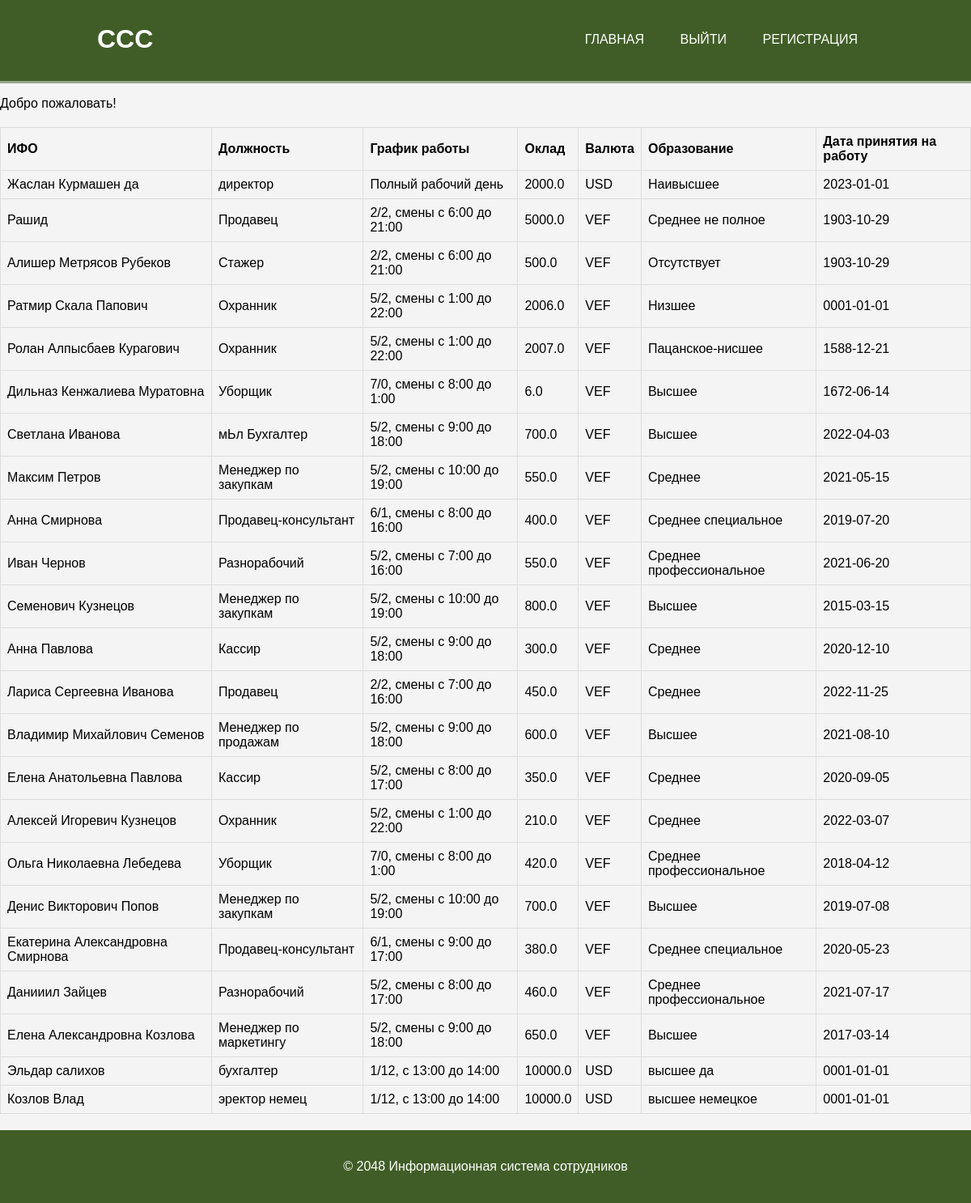
Screenshot of / (signed in) with the database file from the repository.
### server.py (models this page shows)
class Employee(db.Model):
    id = db.Column(db.Integer, primary_key=True)
    username = db.Column(db.String(100), unique=True)
    password = db.Column(db.String(50))
    full_name = db.Column(db.String(100))
    position = db.Column(db.String(50))
    work_schedule = db.Column(db.String(50))
    salary = db.Column(db.Float)
    currency = db.Column(db.String(50))
    education = db.Column(db.String(100))
    start_date = db.Column(db.Date)
    is_admin = db.Column(db.Boolean, default=False)

class AdminEmployee(Employee):
    def __init__(self, **kwargs):
        super().__init__(**kwargs)
        self.is_admin = True

### server.py (the view)
@app.route('/')
def index():
    employees = Employee.query.all()
    is_admin = 'logged_in' in session and session['logged_in'] and session['username'] == 'AL0'
    return render_template('index.html', employees=employees, is_admin=is_admin)

### templates/index.html (shortened to what this page needs)
<!DOCTYPE html>
<html lang="en">
<head>
    <link href="{{ url_for('static', filename='css/rviain.css') }}" rel="stylesheet" type="text/css">
</head>
<body>
  <header>
    <div class="container">
        <div id="branding">
            <h1>CCC</h1>
        </div>
        <nav>
            <ul>
                <li><a href="/">Главная</a></li>
                {% if 'logged_in' in session %}
                    <li><a href="{{ url_for('logout') }}">Выйти</a></li>
                    <li><a href="/add_employee">Регистрация</a></li>
                {% else %}
                    <li><a href="/login">Войти</a></li>
                {% endif %}
            </ul>
        </nav>
    </div>
</header>
{% if 'logged_in' in session %}
        <p>Добро пожаловать!</p>
<table id="employeeTable">
    <thead>
        <tr>
            <th>ИФО</th>
            <th>Должность</th>
            <th>График работы</th>
            <th>Оклад</th>
            <th>Валюта</th>
            <th>Образование</th>
            <th>Дата принятия на работу</th>
        </tr>
    </thead>
    <tbody>
        {% for employee in employees %}
            <tr>
                <td>{{ employee.full_name }}</td>
                <td>{{ employee.position }}</td>
                <td>{{ employee.work_schedule }}</td>
                <td>{{ employee.salary }}</td>
                <td>{{ employee.currency}}</td>
                <td>{{ employee.education }}</td>
                <td>{{ employee.start_date }}</td>
            </tr>
        {% endfor %}
    </tbody>
</table>
{% else %}
    <p>Войдите в аккаунт, чтобы увидеть содержимое.</p>
{% endif %}
  <footer>
    <p>&copy; 2048 Информационная система сотрудников</p>
  </footer>
</body>
</html>

### static/css/rviain.css (style rules this page uses)
body { font-family: Arial, sans-serif; background-color: #f4f4f4; margin: 0; padding: 0; }
.container { width: 80%; margin: auto; overflow: hidden; }
header { background: #405D27; color: #ffffff; padding-top: 30px; min-height: 70px; border-bottom: #94A88A 3px solid; }
header #branding { float: left; }
header #branding h1 { margin: 0; }
header nav { float: right; margin-top: 10px; }
header nav ul { margin: 0; padding: 0; list-style: none; }
header nav ul li { display: inline; margin: 0 20px 0 20px; }
header nav ul li a { color: #ffffff; text-decoration: none; text-transform: uppercase; }
footer { text-align: center; padding: 20px; background: #405D27; color: #ffffff; margin-top: 20px; clear: both; }
table { width: 100%; border-collapse: collapse; margin-top: 20px; }
th, td { border: 1px solid #ddd; padding: 8px; text-align: left; }

### rows the page displays
AdminEmployee: full_name "Жаслан Курмашен да", position "директор", work_schedule "Полный рабочий день", salary "2000.0", currency "USD", education "Наивысшее", start_date "2023-01-01"
AdminEmployee: full_name "Рашид", position "Продавец", work_schedule "2/2, смены с 6:00 до 21:00", salary "5000.0", currency "VEF", education "Среднее не полное", start_date "1903-10-29"
AdminEmployee: full_name "Алишер Метрясов Рубеков", position "Стажер", work_schedule "2/2, смены с 6:00 до 21:00", salary "500.0", currency "VEF", education "Отсутствует", start_date "1903-10-29"
AdminEmployee: full_name "Ратмир Скала Папович", position "Охранник", work_schedule "5/2, смены с 1:00 до 22:00", salary "2006.0", currency "VEF", education "Низшее", start_date "0001-01-01"
AdminEmployee: full_name "Ролан Алпысбаев Курагович", position "Охранник", work_schedule "5/2, смены с 1:00 до 22:00", salary "2007.0", currency "VEF", education "Пацанское-нисшее", start_date "1588-12-21"
AdminEmployee: full_name "Дильназ Кенжалиева Муратовна", position "Уборщик", work_schedule "7/0, смены с 8:00 до 1:00", salary "6.0", currency "VEF", education "Высшее", start_date "1672-06-14"
AdminEmployee: full_name "Светлана Иванова", position "мЬл Бухгалтер", work_schedule "5/2, смены с 9:00 до 18:00", salary "700.0", currency "VEF", education "Высшее", start_date "2022-04-03"
AdminEmployee: full_name "Максим Петров", position "Менеджер по закупкам", work_schedule "5/2, смены с 10:00 до 19:00", salary "550.0", currency "VEF", education "Среднее", start_date "2021-05-15"
AdminEmployee: full_name "Анна Смирнова", position "Продавец-консультант", work_schedule "6/1, смены с 8:00 до 16:00", salary "400.0", currency "VEF", education "Среднее специальное", start_date "2019-07-20"
AdminEmployee: full_name "Иван Чернов", position "Разнорабочий", work_schedule "5/2, смены с 7:00 до 16:00", salary "550.0", currency "VEF", education "Среднее профессиональное", start_date "2021-06-20"
AdminEmployee: full_name "Семенович Кузнецов", position "Менеджер по закупкам", work_schedule "5/2, смены с 10:00 до 19:00", salary "800.0", currency "VEF", education "Высшее", start_date "2015-03-15"
AdminEmployee: full_name "Анна Павлова", position "Кассир", work_schedule "5/2, смены с 9:00 до 18:00", salary "300.0", currency "VEF", education "Среднее", start_date "2020-12-10"
AdminEmployee: full_name "Лариса Сергеевна Иванова", position "Продавец", work_schedule "2/2, смены с 7:00 до 16:00", salary "450.0", currency "VEF", education "Среднее", start_date "2022-11-25"
AdminEmployee: full_name "Владимир Михайлович Семенов", position "Менеджер по продажам", work_schedule "5/2, смены с 9:00 до 18:00", salary "600.0", currency "VEF", education "Высшее", start_date "2021-08-10"
AdminEmployee: full_name "Елена Анатольевна Павлова", position "Кассир", work_schedule "5/2, смены с 8:00 до 17:00", salary "350.0", currency "VEF", education "Среднее", start_date "2020-09-05"
AdminEmployee: full_name "Алексей Игоревич Кузнецов", position "Охранник", work_schedule "5/2, смены с 1:00 до 22:00", salary "210.0", currency "VEF", education "Среднее", start_date "2022-03-07"
AdminEmployee: full_name "Ольга Николаевна Лебедева", position "Уборщик", work_schedule "7/0, смены с 8:00 до 1:00", salary "420.0", currency "VEF", education "Среднее профессиональное", start_date "2018-04-12"
AdminEmployee: full_name "Денис Викторович Попов", position "Менеджер по закупкам", work_schedule "5/2, смены с 10:00 до 19:00", salary "700.0", currency "VEF", education "Высшее", start_date "2019-07-08"
AdminEmployee: full_name "Екатерина Александровна Смирнова", position "Продавец-консультант", work_schedule "6/1, смены с 9:00 до 17:00", salary "380.0", currency "VEF", education "Среднее специальное", start_date "2020-05-23"
AdminEmployee: full_name "Данииил Зайцев", position "Разнорабочий", work_schedule "5/2, смены с 8:00 до 17:00", salary "460.0", currency "VEF", education "Среднее профессиональное", start_date "2021-07-17"
AdminEmployee: full_name "Елена Александровна Козлова", position "Менеджер по маркетингу", work_schedule "5/2, смены с 9:00 до 18:00", salary "650.0", currency "VEF", education "Высшее", start_date "2017-03-14"
AdminEmployee: full_name "Эльдар салихов", position "бухгалтер", work_schedule "1/12, с 13:00 до 14:00", salary "10000.0", currency "USD", education "высшее да", start_date "0001-01-01"
AdminEmployee: full_name "Козлов Влад", position "эректор немец", work_schedule "1/12, с 13:00 до 14:00", salary "10000.0", currency "USD", education "высшее немецкое", start_date "0001-01-01"
